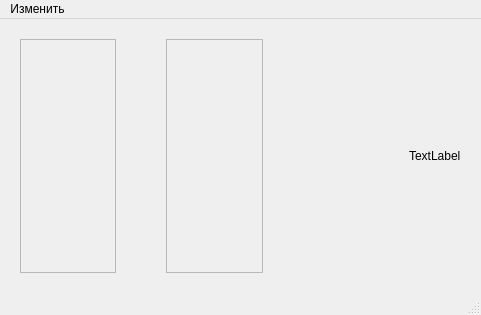
<?xml version="1.0" encoding="UTF-8"?>
<ui version="4.0">
 <class>MainWindow</class>
 <widget class="QMainWindow" name="MainWindow">
  <property name="geometry">
   <rect>
    <x>0</x>
    <y>0</y>
    <width>481</width>
    <height>315</height>
   </rect>
  </property>
  <property name="minimumSize">
   <size>
    <width>400</width>
    <height>0</height>
   </size>
  </property>
  <property name="windowTitle">
   <string>MainWindow</string>
  </property>
  <widget class="QWidget" name="centralWidget">
   <layout class="QHBoxLayout" name="horizontalLayout_2">
    <property name="spacing">
     <number>50</number>
    </property>
    <property name="sizeConstraint">
     <enum>QLayout::SetMinimumSize</enum>
    </property>
    <property name="leftMargin">
     <number>20</number>
    </property>
    <property name="topMargin">
     <number>20</number>
    </property>
    <property name="rightMargin">
     <number>20</number>
    </property>
    <property name="bottomMargin">
     <number>20</number>
    </property>
    <item>
     <widget class="QScrollArea" name="scrollAreaForRoutes">
      <property name="widgetResizable">
       <bool>true</bool>
      </property>
      <widget class="QWidget" name="scrollAreaWidgetContents">
       <property name="geometry">
        <rect>
         <x>0</x>
         <y>0</y>
         <width>79</width>
         <height>232</height>
        </rect>
       </property>
      </widget>
     </widget>
    </item>
    <item>
     <widget class="QScrollArea" name="scrollAreaForStations">
      <property name="verticalScrollBarPolicy">
       <enum>Qt::ScrollBarAsNeeded</enum>
      </property>
      <property name="horizontalScrollBarPolicy">
       <enum>Qt::ScrollBarAlwaysOff</enum>
      </property>
      <property name="sizeAdjustPolicy">
       <enum>QAbstractScrollArea::AdjustToContents</enum>
      </property>
      <property name="widgetResizable">
       <bool>true</bool>
      </property>
      <widget class="QWidget" name="scrollAreaWidgetContents_8">
       <property name="geometry">
        <rect>
         <x>0</x>
         <y>0</y>
         <width>80</width>
         <height>232</height>
        </rect>
       </property>
      </widget>
     </widget>
    </item>
    <item>
     <spacer name="horizontalSpacer_2">
      <property name="orientation">
       <enum>Qt::Horizontal</enum>
      </property>
      <property name="sizeHint" stdset="0">
       <size>
        <width>40</width>
        <height>20</height>
       </size>
      </property>
     </spacer>
    </item>
    <item>
     <widget class="QLabel" name="label">
      <property name="text">
       <string>TextLabel</string>
      </property>
     </widget>
    </item>
   </layout>
  </widget>
  <widget class="QMenuBar" name="menuBar">
   <property name="geometry">
    <rect>
     <x>0</x>
     <y>0</y>
     <width>481</width>
     <height>21</height>
    </rect>
   </property>
   <widget class="QMenu" name="menu">
    <property name="title">
     <string>Изменить</string>
    </property>
    <widget class="QMenu" name="menu_2">
     <property name="title">
      <string>Изменить информацию о маршрутах</string>
     </property>
     <widget class="QMenu" name="menu_3">
      <property name="title">
       <string>Изменить маршрут</string>
      </property>
      <addaction name="action_5"/>
      <addaction name="action_6"/>
      <addaction name="action_7"/>
     </widget>
     <addaction name="action_2"/>
     <addaction name="menu_3"/>
     <addaction name="action_4"/>
    </widget>
    <widget class="QMenu" name="menu_4">
     <property name="title">
      <string>Изменить информацию о станциях</string>
     </property>
     <addaction name="action_9"/>
     <addaction name="action_10"/>
    </widget>
    <addaction name="menu_2"/>
    <addaction name="menu_4"/>
   </widget>
   <addaction name="menu"/>
  </widget>
  <widget class="QStatusBar" name="statusBar"/>
  <action name="action_2">
   <property name="text">
    <string>Добавить маршрут</string>
   </property>
  </action>
  <action name="action_4">
   <property name="text">
    <string>Удалить маршрут</string>
   </property>
  </action>
  <action name="action_5">
   <property name="text">
    <string>Добавить станцию</string>
   </property>
  </action>
  <action name="action_6">
   <property name="text">
    <string>Изменить название станции</string>
   </property>
  </action>
  <action name="action_7">
   <property name="text">
    <string>Удалить станцию</string>
   </property>
  </action>
  <action name="action_9">
   <property name="text">
    <string>Добавить информацию о станции</string>
   </property>
  </action>
  <action name="action_10">
   <property name="text">
    <string>Удалить информацию о станции</string>
   </property>
  </action>
 </widget>
 <layoutdefault spacing="6" margin="11"/>
 <resources/>
 <connections/>
</ui>
